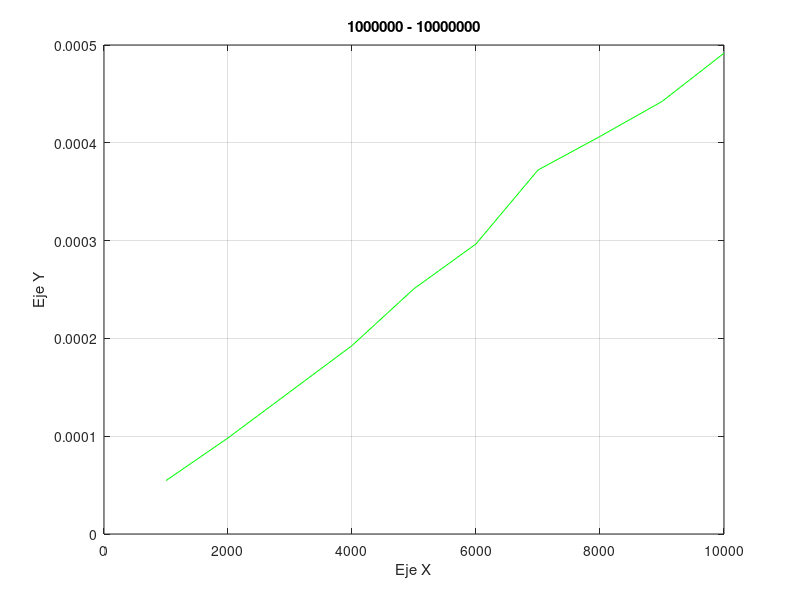

The MATLAB source for this figure:
intervalos = [ 1000 2000 3000 4000 5000 6000 7000 8000 9000 10000];
tiempos = [5.459785461425781e-05
9.822845458984375e-05
0.00014543533325195312
0.0001926422119140625
0.00025081634521484375
0.00029659271240234375
0.00037217140197753906
0.00040650367736816406
0.00044226646423339844
0.0004916191101074219];

  plot(intervalos , tiempos, 'g');
  title("1000000 - 10000000");
  xlabel('Eje X');
  ylabel('Eje Y');
  grid on;
